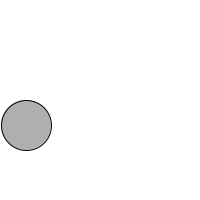
Frame 1 (no input)
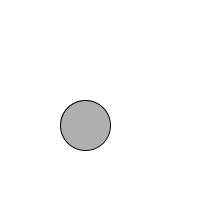
Frame 60 (the mouse pressed at the canvas centre just before this capture)
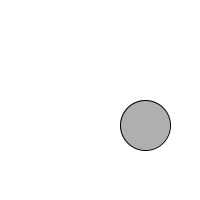
Frame 120 (the mouse held since frame 60 and released just before this capture)

The Processing sketch that drew these frames (run headless with seeded random() and noise(); from frame 60 on, the mouse is pressed at the canvas centre):

// Processing sketch: sketch_6_conditional
// ── sketch_6_conditional.pde
//Amanda Agricola
//incramentation, bounce, conditional

//Variables must have a type and a name 
//Once you declare a variable, then you can assign it a value by setting it equal to something
int x = 0;
int speed = 1;
int d = 50;

   void setup() {
     size(200, 200);
} 
    void draw() {
     background(255);
     stroke(0);
     fill(175);
     ellipseMode(CORNER);
     //change the x location using the speed variable
     x = x + speed;
     //if we reach an edge, reverse speed
     if((x + d >= width) || (x <= 0)){
      speed = speed * -1; 
     }
     ellipse(x, height/2, d, d);
}
